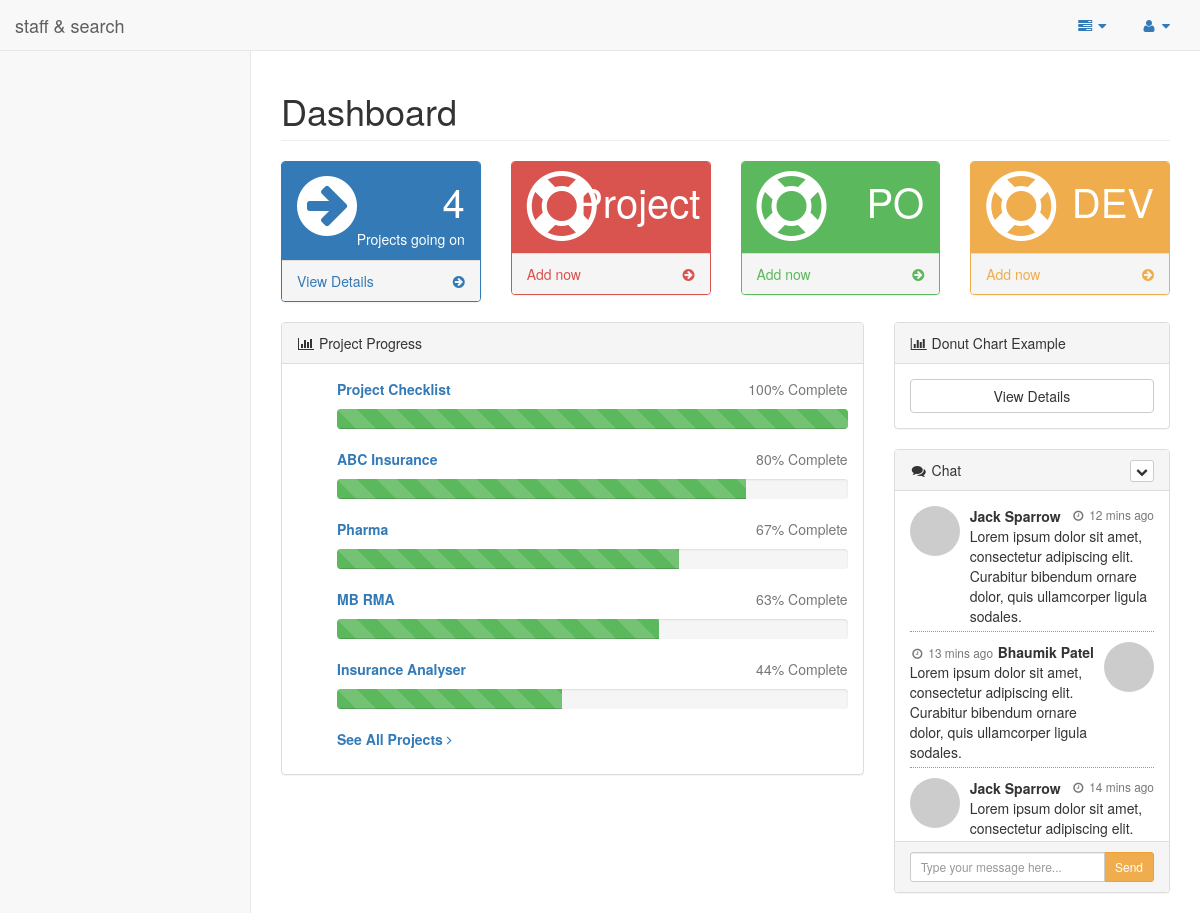
The app's page /admin/index.php with its own data.
### tables this page shows
CREATE TABLE IF NOT EXISTS `projects` (
`project_id` int(11) NOT NULL,
  `name` varchar(50) NOT NULL,
  `start_day` date NOT NULL,
  `end_day` date NOT NULL,
  `description` text NOT NULL,
  `tech` text NOT NULL
);

### admin/index.php (the view, shortened to what this page needs)
<?php
    include("header.php");
?>
<body>
    <div id="wrapper">
       <?php
        include 'side_and_menu.php';
       ?>
       <?php
        function number_of_projects()
        {
        $res = mysql_query("select * from projects where end_day > curdate()");
        $response = mysql_num_rows($res);
        return $response;
        }
        ?>
        <div id="page-wrapper">
            <div class="row">
                <div class="col-lg-12">
                    <h1 class="page-header">Dashboard</h1>
                </div>
            </div>
            <div class="row">
                <div class="col-lg-3 col-md-6">
                    <div class="panel panel-primary">
                        <div class="panel-heading">
                            <div class="row">
                                <div class="col-xs-3">
                                    <i class="fa fa-arrow-circle-right fa-5x"></i>
                                </div>
                                <div class="col-xs-9 text-right">
                                    <div class="huge"><?php echo number_of_projects() ?></div>
                                    <div>Projects going on</div>
                                </div>
                            </div>
                        </div>
                        <a href="project_lists.php">
                            <div class="panel-footer">
                                <span class="pull-left">View Details</span>
                                <span class="pull-right"><i class="fa fa-arrow-circle-right"></i></span>
                                <div class="clearfix"></div>
                            </div>
                        </a>
                    </div>
                </div>
                <div class="col-lg-3 col-md-6">
                    <div class="panel panel-red">
                        <div class="panel-heading">
                            <div class="row">
                                <div class="col-xs-3">
                                    <i class="fa fa-support fa-5x"></i>
                                </div>
                                <div class="col-xs-9 text-right">
                                    <div class="huge">Project</div>
                                </div>
                            </div>
                        </div>
                        <a href="new_project.php">
                            <div class="panel-footer">
                                <span class="pull-left">Add now</span>
                                <span class="pull-right"><i class="fa fa-arrow-circle-right"></i></span>
                                <div class="clearfix"></div>
                            </div>
                        </a>
                    </div>
                </div>
                <div class="col-lg-3 col-md-6">
                    <div class="panel panel-green">
                        <div class="panel-heading">
                            <div class="row">
                                <div class="col-xs-3">
                                    <i class="fa fa-support fa-5x"></i>
                                </div>
                                <div class="col-xs-9 text-right">
                                    <div class="huge">PO </div>
                                </div>
                            </div>
                        </div>
                        <a href="new_po.php">
                            <div class="panel-footer">
                                <span class="pull-left">Add now</span>
                                <span class="pull-right"><i class="fa fa-arrow-circle-right"></i></span>
                                <div class="clearfix"></div>
                            </div>
                        </a>
                    </div>
                </div>
                <div class="col-lg-3 col-md-6">
                    <div class="panel panel-yellow">
                        <div class="panel-heading">
                            <div class="row">
                                <div class="col-xs-3">
                                    <i class="fa fa-support fa-5x"></i>
                                </div>
                                <div class="col-xs-9 text-right">
                                    <div class="huge">DEV </div>
                                </div>
                            </div>
                        </div>
                        <a href="new_dev.php">
                            <div class="panel-footer">
                                <span class="pull-left">Add now</span>
                                <span class="pull-right"><i class="fa fa-arrow-circle-right"></i></span>
                                <div class="clearfix"></div>
                            </div>
                        </a>
                    </div>
                </div>
            </div>
            <div class="row">
                <div class="col-lg-8">
                    <div class="panel panel-default">
                        <div class="panel-heading">
                            <i class="fa fa-bar-chart-o fa-fw"></i> Project Progress
                        </div>
                        <div class="panel-body">
                            <div id="morris-area-chart">
                                 <ul class="" style="list-style-type: none;">
 <?php
    $res = mysql_query("select * from projects order by end_day asc");
    while ($row = mysql_fetch_assoc($res))
    {
        $pr_id = $row["project_id"];
        $end_day = date_create($row["end_day"]);
        $start_day = date_create($row["start_day"]);
        $diff = date_diff($end_day, $start_day);
        $today = date_create(date("Y-m-d"));
       $diff_cur = date_diff($today, $start_day);
        $per = number_format(($diff_cur->days/$diff->days)*100, 0);
        $name = $row["name"];
        if($per > 100)
        {
            $per = 100;
        }
        echo '<li>
                            <a href="project_details.php?id='.$pr_id.'">
                                <div>
                                    <p>
                                        <strong>'.$name.'</strong>
                                        <span class="pull-right text-muted">'.$per.'% Complete</span>
                                    </p>
                                    <div class="progress progress-striped active">
                                        <div class="progress-bar progress-bar-success" role="progressbar" aria-valuenow="'.$per.'" aria-valuemin="0" aria-valuemax="100" style="width: '.$per.'%">
                                            <span class="sr-only">'.$per.'% Complete (success)</span>
                                        </div>
                                    </div>
                                </div>
                            </a>
                        </li>
    <li class="divider"></li>';
    }
 ?>
                        <li>
                            <a class="text-center" href="project_lists.php">
                                <strong>See All Projects</strong>
                                <i class="fa fa-angle-right"></i>
                            </a>
                        </li>
                    </ul>
                            </div>
                        </div>
                    </div>
                </div>
                <div class="col-lg-4">
                    <div class="panel panel-default">
                        <div class="panel-heading">
                            <i class="fa fa-bar-chart-o fa-fw"></i> Donut Chart Example
                        </div>
                        <div class="panel-body">
                            <a href="#" class="btn btn-default btn-block">View Details</a>
                        </div>
                    </div>
                    <div class="chat-panel panel panel-default">
                        <div class="panel-heading">
                            <i class="fa fa-comments fa-fw"></i>
                            Chat
                            <div class="btn-group pull-right">
                                <button type="button" class="btn btn-default btn-xs dropdown-toggle" data-toggle="dropdown">
                                    <i class="fa fa-chevron-down"></i>
                                </button>
                            </div>
                        </div>
                        <div class="panel-body">
                            <ul class="chat">
                                <li class="left clearfix">
                                    <span class="chat-img pull-left">
                                        <img src="http://placehold.it/50/55C1E7/fff" alt="User Avatar" class="img-circle" />
                                    </span>
                                    <div class="chat-body clearfix">
                                        <div class="header">
                                            <strong class="primary-font">Jack Sparrow</strong>
                                            <small class="pull-right text-muted">
                                                <i class="fa fa-clock-o fa-fw"></i> 12 mins ago
                                            </small>
                                        </div>
                                        <p>
                                            Lorem ipsum dolor sit amet, consectetur adipiscing elit. Curabitur bibendum ornare dolor, quis ullamcorper ligula sodales.
                                        </p>
                                    </div>
                                </li>
                                <li class="right clearfix">
                                    <span class="chat-img pull-right">
                                        <img src="http://placehold.it/50/FA6F57/fff" alt="User Avatar" class="img-circle" />
                                    </span>
                                    <div class="chat-body clearfix">
                                        <div class="header">
                                            <small class=" text-muted">
                                                <i class="fa fa-clock-o fa-fw"></i> 13 mins ago</small>
                                            <strong class="pull-right primary-font">Bhaumik Patel</strong>
                                        </div>
                                        <p>
                                            Lorem ipsum dolor sit amet, consectetur adipiscing elit. Curabitur bibendum ornare dolor, quis ullamcorper ligula sodales.
                                        </p>
                                    </div>
                                </li>
                                <li class="left clearfix">
                                    <span class="chat-img pull-left">
                                        <img src="http://placehold.it/50/55C1E7/fff" alt="User Avatar" class="img-circle" />
                                    </span>
                                    <div class="chat-body clearfix">
                                        <div class="header">
                                            <strong class="primary-font">Jack Sparrow</strong>
                                            <small class="pull-right text-muted">
                                                <i class="fa fa-clock-o fa-fw"></i> 14 mins ago</small>
                                        </div>
                                        <p>
                                            Lorem ipsum dolor sit amet, consectetur adipiscing elit. Curabitur bibendum ornare dolor, quis ullamcorper ligula sodales.
                                        </p>
                                    </div>
                                </li>
                            </ul>
                        </div>
                        <div class="panel-footer">
                            <div class="input-group">
                                <input id="btn-input" type="text" class="form-control input-sm" placeholder="Type your message here..." />
                                <span class="input-group-btn">
                                    <button class="btn btn-warning btn-sm" id="btn-chat">
                                        Send
                                    </button>
                                </span>
                            </div>
                        </div>
                    </div>
                </div>
            </div>
        </div>
    </div>
</body>
</html>

### records on screen
projects: name "Project Checklist", per "100"
projects: name "ABC Insurance", per "80"
projects: name "Pharma", per "67"
projects: name "MB RMA", per "63"
projects: name "Insurance Analyser", per "44"

### other values on screen
number_of_projects() "4"
